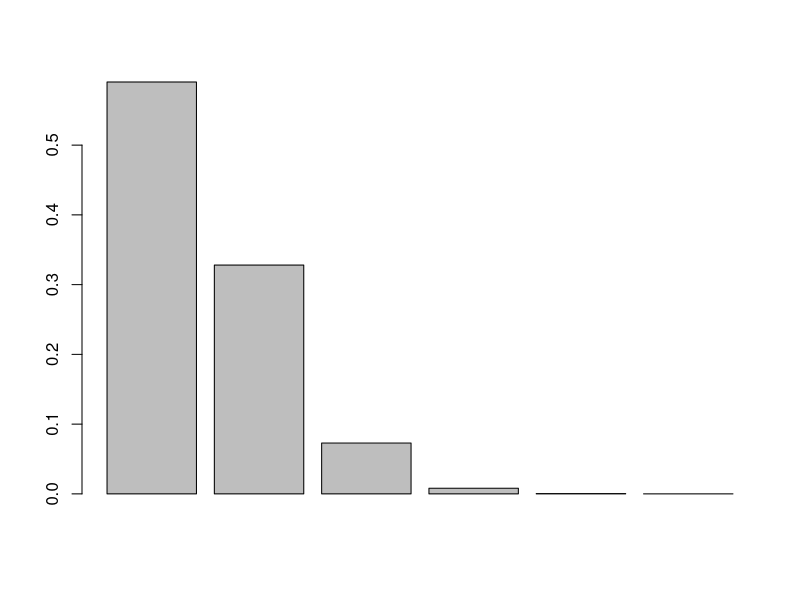
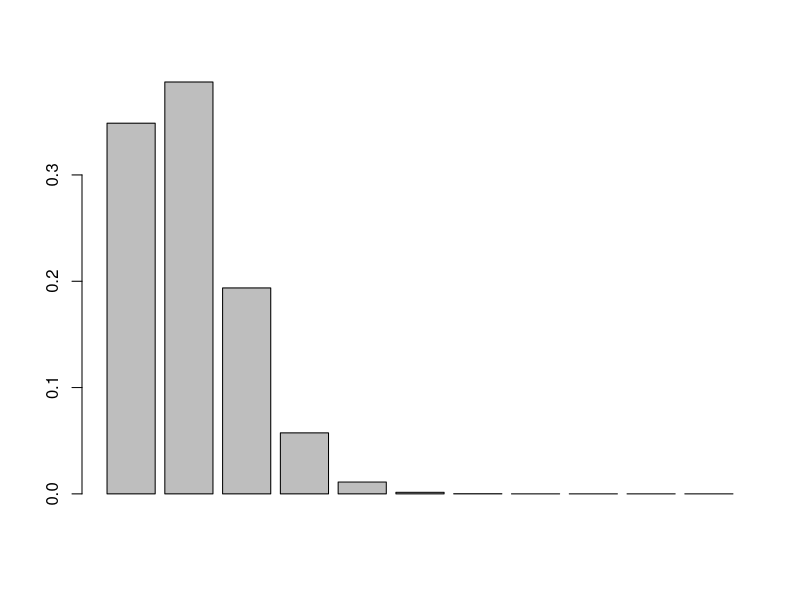
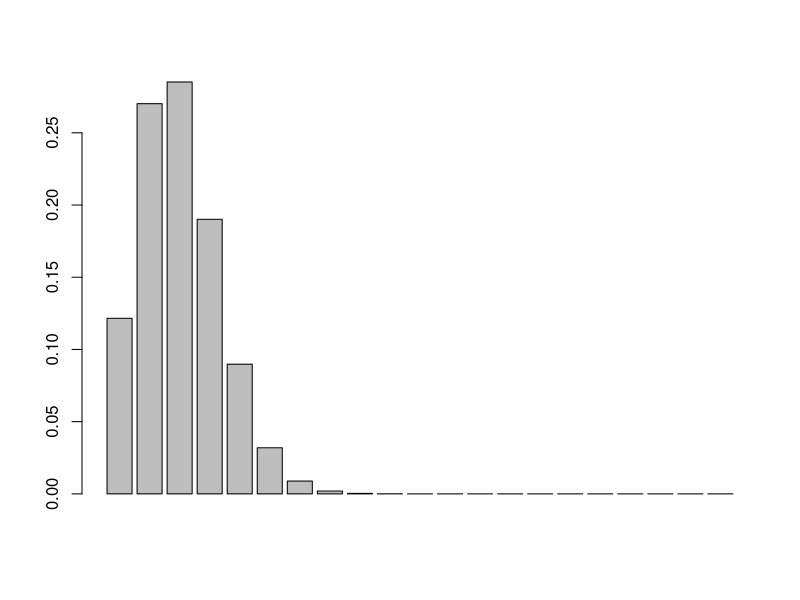
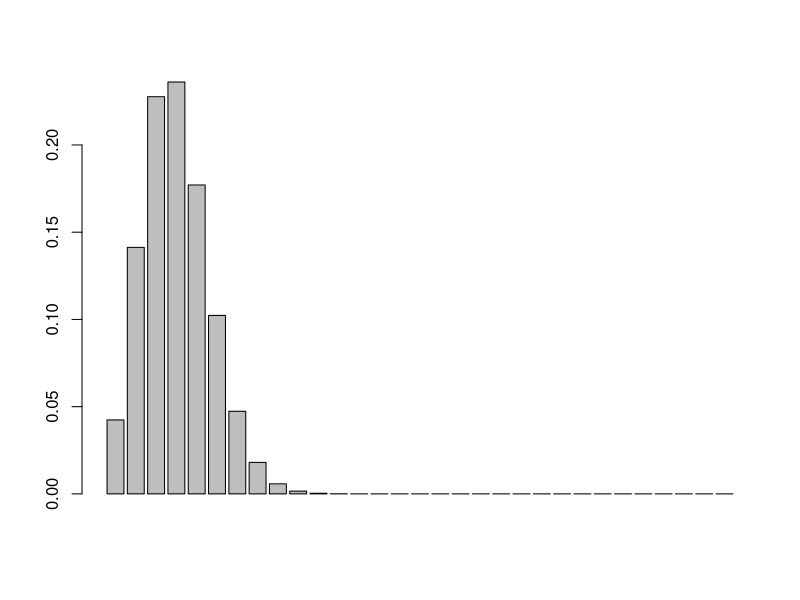
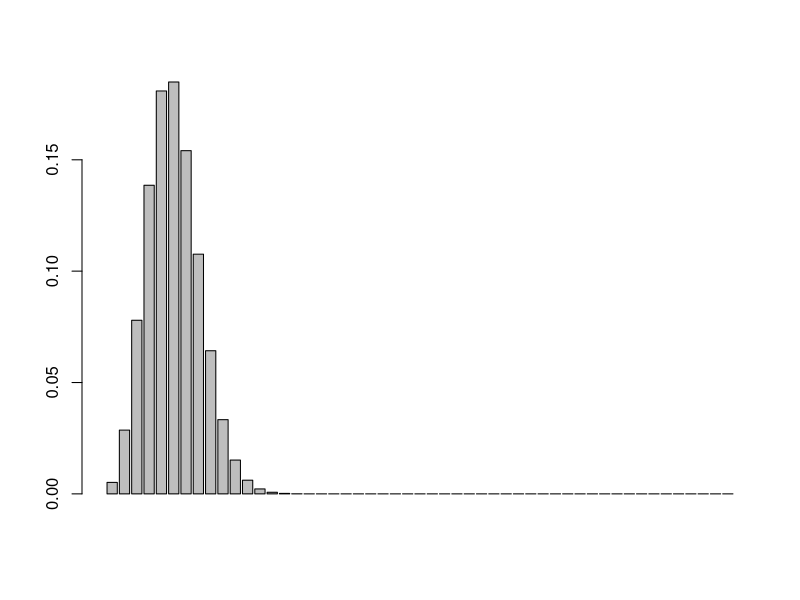
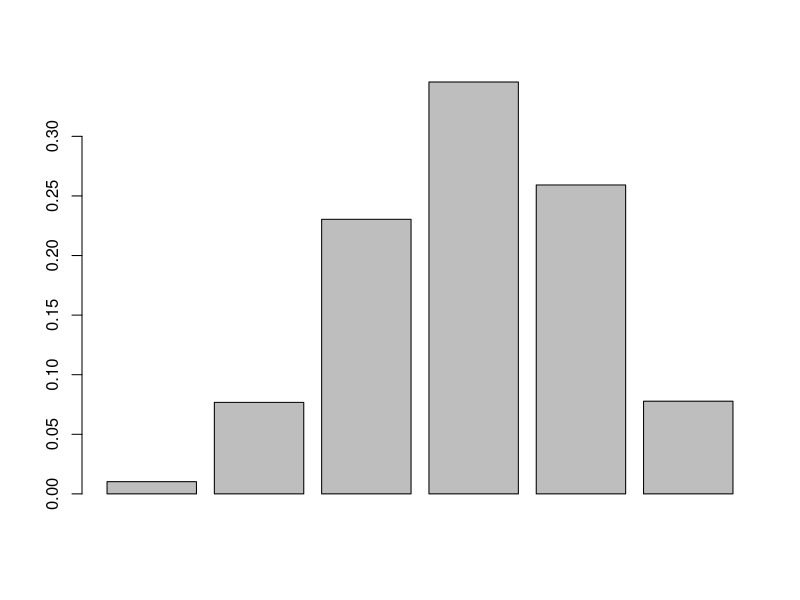
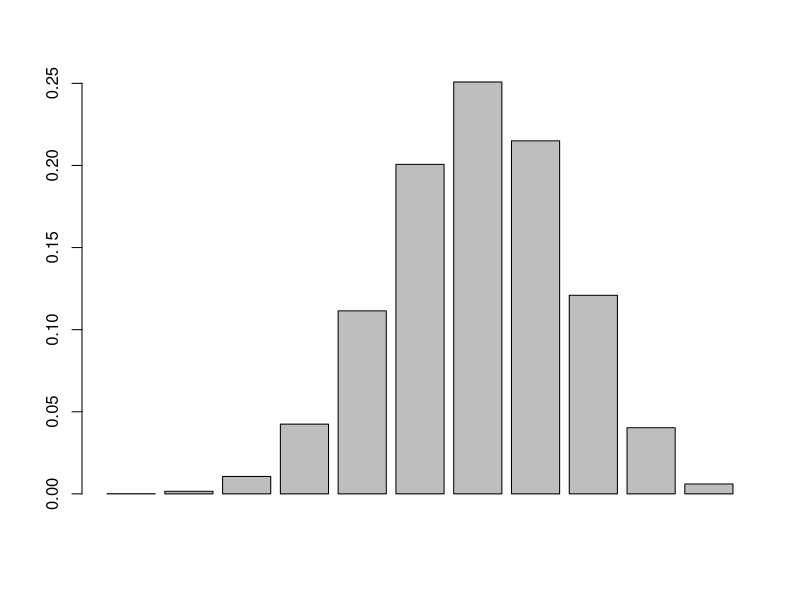
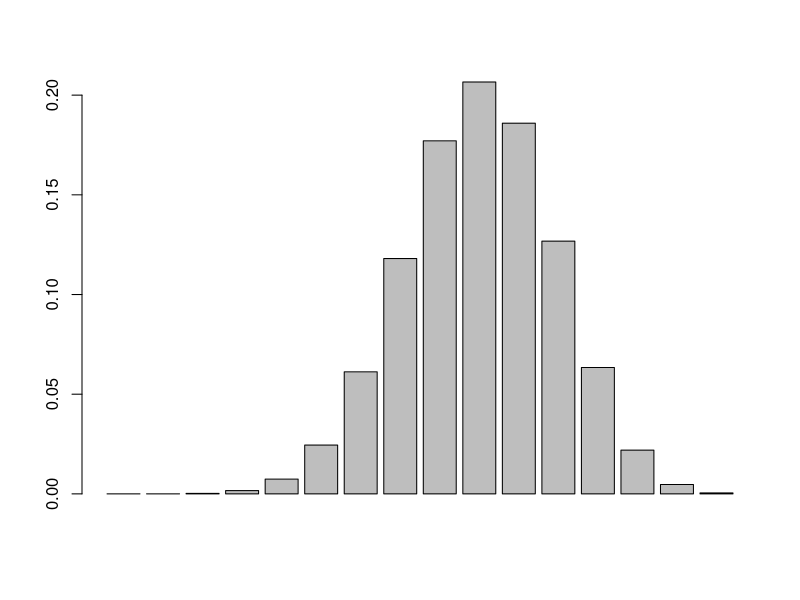

Reproduce these figures in R, in order.
## ---- chunk 1
# Problem 1.1
# dbinom gives the density of a function of a binomial probability
# pbinom gives the probability distribution of a function of a binomial probability
# barplot plots bar graphs

# Problem 1.2a
n <-5
p <- 0.1
barplot(dbinom(x=0:n, size=n, prob=p)) #(5, 0.1)

n <- 10
p <- 0.1
barplot(dbinom(x=0:n, size=n, prob=p)) #(10, 0.1)

n <- 20
p <- 0.1
barplot(dbinom(x=0:n, size=n, prob=p)) #(20, 0.1)

n <- 30
p <- 0.1
barplot(dbinom(x=0:n, size=n, prob=p)) #(30, 0.1)

n <- 50
p <- 0.1
barplot(dbinom(x=0:n, size=n, prob=p)) #(50, 0.1)

# Problem 1.2b
n <- 5
p <- 0.6
barplot(dbinom(x=0:n, size=n, prob=p)) #(5, 0.6)

n <- 10
p <- 0.6
barplot(dbinom(x=0:n, size=n, prob=p)) #(10, 0.6)

n <- 15
p <- 0.6
barplot(dbinom(x=0:n, size=n, prob=p)) #(15, 0.6)

n <- 30
p <- 0.6
barplot(dbinom(x=0:n, size=n, prob=p)) #(30, 0.6)

# Problem 1.2c
n <- 5
p <- 0.9
barplot(dbinom(x=0:n, size=n, prob=p)) #(5, 0.9)

n <- 10
p <- 0.9
barplot(dbinom(x=0:n, size=n, prob=p)) #(10, 0.9)

n <- 20
p <- 0.9
barplot(dbinom(x=0:n, size=n, prob=p)) #(20, 0.9)

n <- 30
p <- 0.9
barplot(dbinom(x=0:n, size=n, prob=p)) #(30, 0.9)

n <- 50
p <- 0.9
barplot(dbinom(x=0:n, size=n, prob=p)) #(50, 0.9)

# Problem 1.3
# Used n=20, as there was no given n
barplot(dpois(x=0:20, 2, log=FALSE)) # Created Poisson Barplots for each different lambda

barplot(dpois(x=0:20, 4, log=FALSE))

barplot(dpois(x=0:20, 5, log=FALSE))

barplot(dpois(x=0:20, 10, log=FALSE))

barplot(dpois(x=0:20, 20, log=FALSE))

barplot(dpois(x=0:20, 30, log=FALSE))

barplot(dpois(x=0:20, 50, log=FALSE))

# Problem 1.4
# The more lambda increases, the more skewed it is the the left.
## ---- chunk 2
library(matrixStats) # Import library to use colStats
# Problem 2
p <- matrix(c(2,0.3,4,0.35,6,0.25,10,0.1),ncol=4)
# Created a matrix to store the values, and to access them easier

# Problem 2.1
mu <- 0

for (c in 1:ncol(p)) # Iterate through the columns (x)
    mu <- (mu + (p[1,c]*p[2,c])) # Multiply them with the corresponding p(x) and add it to previous mu

print(mu)

# Problem 2.2
std <- 0

for (c in 1:ncol(p)) # Used the standard deviation equation of sqrt(((x-mu)^2)*p(x))
  std <- (std + ((p[1,c]-mu)^2)*p[2,c])

print(sqrt(std))

# Problem 2.3 & 2.4a
r2 <- replicate(8000, rnorm(2)) # Used replicate to simulate 8000 trials of size n
r6 <- replicate(8000, rnorm(6))
r12 <- replicate(8000, rnorm(12))
r20 <- replicate(8000, rnorm(20))
r100 <- replicate(8000, rnorm(100))
r150 <- replicate(8000, rnorm(150))

# Problem 2.4b
mu2 <- colMeans(r2) # Used colMeans to compute the Means of the trials
mu6 <- colMeans(r6)
mu12 <- colMeans(r12)
mu20 <- colMeans(r20)
mu100 <- colMeans(r100)
mu150 <- colMeans(r150)

std2 <- colSds(r2) # Did a similar process for the Standard Deviations
std6 <- colSds(r6)
std12 <- colSds(r12)
std20 <- colSds(r20)
std100 <- colSds(r100)
std150 <- colSds(r150)

# Problem 2.4c
hist(r2) # Graphed a histogram of the trials that were replicated
hist(r6)
hist(r12)
hist(r20)
hist(r100)
hist(r150)

# Problem 2.4e
# The increase of the sample size causes the sample mean to become smaller and the distribution seems to get a little wider.
# The increasing replicates made the approximation more accurate because there was more data, which can be backed by using the CLT.
